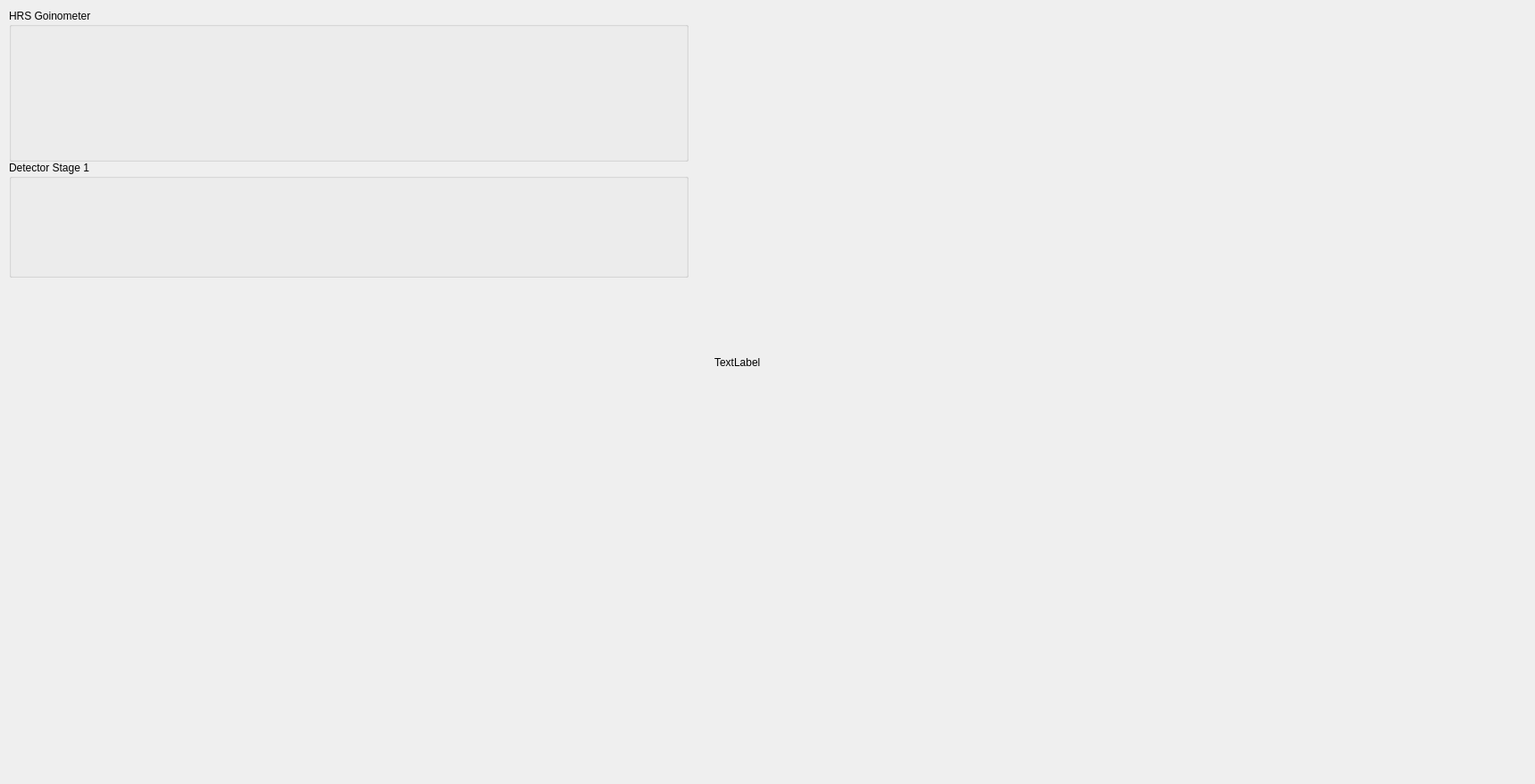
<?xml version="1.0" encoding="UTF-8"?>
<ui version="4.0">
 <class>Form</class>
 <widget class="QWidget" name="Form">
  <property name="geometry">
   <rect>
    <x>0</x>
    <y>0</y>
    <width>1719</width>
    <height>878</height>
   </rect>
  </property>
  <property name="windowTitle">
   <string>Form</string>
  </property>
  <widget class="QGroupBox" name="groupBox_2">
   <property name="geometry">
    <rect>
     <x>10</x>
     <y>10</y>
     <width>761</width>
     <height>171</height>
    </rect>
   </property>
   <property name="title">
    <string>HRS Goinometer</string>
   </property>
   <widget class="QWidget" name="gridLayoutWidget_2">
    <property name="geometry">
     <rect>
      <x>10</x>
      <y>30</y>
      <width>701</width>
      <height>122</height>
     </rect>
    </property>
    <layout class="QGridLayout" name="gridLayout_hrs_goinometer"/>
   </widget>
  </widget>
  <widget class="QGroupBox" name="groupBox_3">
   <property name="geometry">
    <rect>
     <x>10</x>
     <y>180</y>
     <width>761</width>
     <height>131</height>
    </rect>
   </property>
   <property name="title">
    <string>Detector Stage 1</string>
   </property>
   <widget class="QWidget" name="gridLayoutWidget_3">
    <property name="geometry">
     <rect>
      <x>10</x>
      <y>30</y>
      <width>701</width>
      <height>91</height>
     </rect>
    </property>
    <layout class="QGridLayout" name="gridLayout_det_stage1"/>
   </widget>
  </widget>
  <widget class="QLabel" name="label_image">
   <property name="geometry">
    <rect>
     <x>800</x>
     <y>60</y>
     <width>861</width>
     <height>691</height>
    </rect>
   </property>
   <property name="text">
    <string>TextLabel</string>
   </property>
  </widget>
  <widget class="QWidget" name="gridLayoutWidget">
   <property name="geometry">
    <rect>
     <x>20</x>
     <y>380</y>
     <width>741</width>
     <height>211</height>
    </rect>
   </property>
   <layout class="QGridLayout" name="gridLayout_test"/>
  </widget>
 </widget>
 <resources/>
 <connections/>
</ui>
